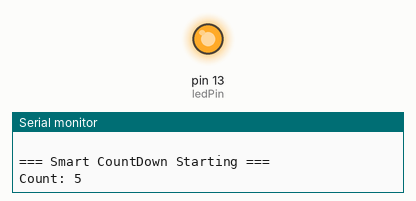
This sketch was run on a simulated Arduino Uno, built with avr-gcc and run on an emulated ATmega328P. Parts: output pins drawn as LEDs (lit = HIGH), the last lines printed to the serial monitor.

Above: at 0.1 s.
At 9.9 s:
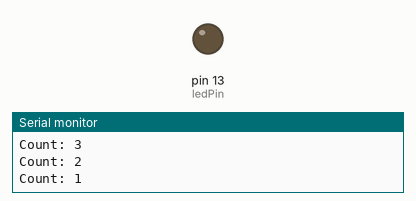
Timing chart, 0 to 11.4 s (numbered marks = the images above):
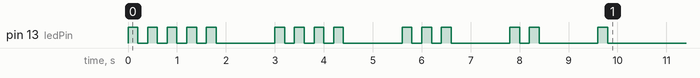

The sketch:

Assignment1_FredericksMoiseNaabah.ino
```cpp
int ledPin = 13; //pin connected to the LED
int startValue = 5;


void setup() {
  pinMode(ledPin, OUTPUT); //pin 13 is an OUTPUT
  Serial.begin(9600);

  Serial.println(" ");
  Serial.println("=== Smart CountDown Starting ===");

  int count = startValue;
  while (count > 0){
    Serial.print("Count: ");
    Serial.println(count);

    flashLED(count); //blink LED

    delay(1000);
    count = count - 1;
  }
  Serial.println("=== Countdown Complete ===");
}


void flashLED(int times){
  int flashcounter = 0;
  while (flashcounter < times) {
    digitalWrite(ledPin, HIGH);delay(200);
    digitalWrite(ledPin, LOW);delay(200);
    flashcounter = flashcounter + 1;
  }
}

void loop() {
}
```
